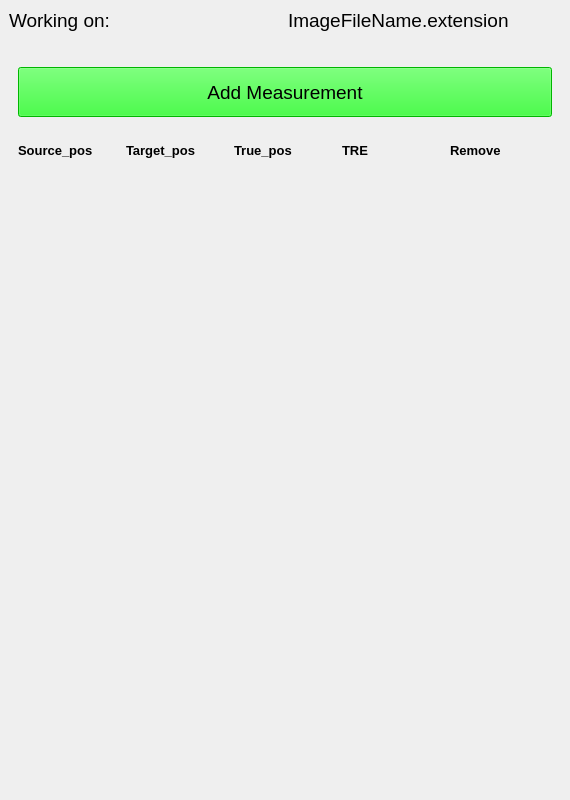
<?xml version="1.0" encoding="UTF-8"?>
<ui version="4.0">
 <class>AccuracyMeasurement</class>
 <widget class="QMainWindow" name="AccuracyMeasurement">
  <property name="geometry">
   <rect>
    <x>0</x>
    <y>0</y>
    <width>570</width>
    <height>800</height>
   </rect>
  </property>
  <property name="windowTitle">
   <string>Accuracy Measurement (TRE)</string>
  </property>
  <widget class="QWidget" name="centralwidget">
   <layout class="QVBoxLayout" name="verticalLayout">
    <item>
     <layout class="QHBoxLayout" name="currentFileHBox">
      <item>
       <widget class="QLabel" name="currentFileIndicatorLabel">
        <property name="font">
         <font>
          <pointsize>14</pointsize>
         </font>
        </property>
        <property name="text">
         <string>Working on: </string>
        </property>
       </widget>
      </item>
      <item>
       <widget class="QLabel" name="currentFileNameLabel">
        <property name="font">
         <font>
          <pointsize>14</pointsize>
         </font>
        </property>
        <property name="text">
         <string>ImageFileName.extension</string>
        </property>
       </widget>
      </item>
     </layout>
    </item>
    <item>
     <spacer name="beforeBtnSpacer">
      <property name="orientation">
       <enum>Qt::Vertical</enum>
      </property>
      <property name="sizeType">
       <enum>QSizePolicy::Fixed</enum>
      </property>
      <property name="sizeHint" stdset="0">
       <size>
        <width>20</width>
        <height>20</height>
       </size>
      </property>
     </spacer>
    </item>
    <item>
     <widget class="QStackedWidget" name="pages">
      <property name="currentIndex">
       <number>0</number>
      </property>
      <widget class="QWidget" name="measurePage">
       <layout class="QVBoxLayout" name="verticalLayout_2">
        <item>
         <widget class="QPushButton" name="addMeasurementBtn">
          <property name="sizePolicy">
           <sizepolicy hsizetype="Preferred" vsizetype="Fixed">
            <horstretch>0</horstretch>
            <verstretch>0</verstretch>
           </sizepolicy>
          </property>
          <property name="minimumSize">
           <size>
            <width>0</width>
            <height>50</height>
           </size>
          </property>
          <property name="maximumSize">
           <size>
            <width>16777215</width>
            <height>50</height>
           </size>
          </property>
          <property name="font">
           <font>
            <pointsize>14</pointsize>
           </font>
          </property>
          <property name="styleSheet">
           <string notr="true">background-color: rgb(0, 255, 0);</string>
          </property>
          <property name="text">
           <string>Add Measurement</string>
          </property>
         </widget>
        </item>
        <item>
         <spacer name="afterBtnSpacer">
          <property name="orientation">
           <enum>Qt::Vertical</enum>
          </property>
          <property name="sizeType">
           <enum>QSizePolicy::Fixed</enum>
          </property>
          <property name="sizeHint" stdset="0">
           <size>
            <width>20</width>
            <height>20</height>
           </size>
          </property>
         </spacer>
        </item>
        <item>
         <layout class="QHBoxLayout" name="tableHeaderHBox">
          <item>
           <widget class="QLabel" name="sourcePosLabel">
            <property name="font">
             <font>
              <pointsize>10</pointsize>
              <weight>75</weight>
              <bold>true</bold>
             </font>
            </property>
            <property name="text">
             <string>Source_pos</string>
            </property>
           </widget>
          </item>
          <item>
           <widget class="QLabel" name="targetPosLabel">
            <property name="font">
             <font>
              <pointsize>10</pointsize>
              <weight>75</weight>
              <bold>true</bold>
             </font>
            </property>
            <property name="text">
             <string>Target_pos</string>
            </property>
           </widget>
          </item>
          <item>
           <widget class="QLabel" name="truePosLabel">
            <property name="font">
             <font>
              <pointsize>10</pointsize>
              <weight>75</weight>
              <bold>true</bold>
             </font>
            </property>
            <property name="text">
             <string>True_pos</string>
            </property>
           </widget>
          </item>
          <item>
           <widget class="QLabel" name="treLabel">
            <property name="font">
             <font>
              <pointsize>10</pointsize>
              <weight>75</weight>
              <bold>true</bold>
             </font>
            </property>
            <property name="text">
             <string>TRE</string>
            </property>
           </widget>
          </item>
          <item>
           <widget class="QLabel" name="removeLabel">
            <property name="font">
             <font>
              <pointsize>10</pointsize>
              <weight>75</weight>
              <bold>true</bold>
             </font>
            </property>
            <property name="text">
             <string>Remove</string>
            </property>
           </widget>
          </item>
         </layout>
        </item>
        <item>
         <layout class="QVBoxLayout" name="coordsDataVBox"/>
        </item>
        <item>
         <spacer name="pushUpSpacer">
          <property name="orientation">
           <enum>Qt::Vertical</enum>
          </property>
          <property name="sizeHint" stdset="0">
           <size>
            <width>20</width>
            <height>40</height>
           </size>
          </property>
         </spacer>
        </item>
       </layout>
      </widget>
      <widget class="QWidget" name="incorrectModePage">
       <layout class="QVBoxLayout" name="verticalLayout_3">
        <item>
         <widget class="QLabel" name="incorrectModeTitle">
          <property name="font">
           <font>
            <pointsize>12</pointsize>
            <weight>75</weight>
            <bold>true</bold>
           </font>
          </property>
          <property name="text">
           <string>&lt;html&gt;&lt;head/&gt;&lt;body&gt;&lt;p&gt;Cannot take measurement when &lt;/p&gt;&lt;p&gt;registration mode or preview mode is ON.&lt;/p&gt;&lt;/body&gt;&lt;/html&gt;</string>
          </property>
          <property name="alignment">
           <set>Qt::AlignCenter</set>
          </property>
          <property name="wordWrap">
           <bool>true</bool>
          </property>
         </widget>
        </item>
        <item>
         <widget class="QLabel" name="incorrectModeDescription">
          <property name="font">
           <font>
            <pointsize>10</pointsize>
           </font>
          </property>
          <property name="text">
           <string>Please turn off registration mode or preview mode to add measurement points. </string>
          </property>
          <property name="alignment">
           <set>Qt::AlignLeading|Qt::AlignLeft|Qt::AlignTop</set>
          </property>
          <property name="wordWrap">
           <bool>true</bool>
          </property>
         </widget>
        </item>
       </layout>
      </widget>
      <widget class="QWidget" name="noTransformationPage">
       <layout class="QVBoxLayout" name="verticalLayout_4">
        <item>
         <widget class="QLabel" name="noTransformationTitle">
          <property name="text">
           <string>&lt;html&gt;&lt;head/&gt;&lt;body&gt;&lt;p&gt;&lt;span style=&quot; font-size:12pt; font-weight:600;&quot;&gt;Cannot perform measurement when&lt;/span&gt;&lt;/p&gt;&lt;p&gt;&lt;span style=&quot; font-size:12pt; font-weight:600;&quot;&gt; transformation is missing for current image.&lt;/span&gt;&lt;/p&gt;&lt;/body&gt;&lt;/html&gt;</string>
          </property>
          <property name="alignment">
           <set>Qt::AlignCenter</set>
          </property>
         </widget>
        </item>
        <item>
         <widget class="QLabel" name="noTransformationDescription">
          <property name="font">
           <font>
            <pointsize>10</pointsize>
           </font>
          </property>
          <property name="text">
           <string>Please finish the registration of current image before doing accuracy measurement. </string>
          </property>
          <property name="alignment">
           <set>Qt::AlignLeading|Qt::AlignLeft|Qt::AlignTop</set>
          </property>
          <property name="wordWrap">
           <bool>true</bool>
          </property>
         </widget>
        </item>
       </layout>
      </widget>
     </widget>
    </item>
   </layout>
  </widget>
 </widget>
 <resources/>
 <connections/>
</ui>
